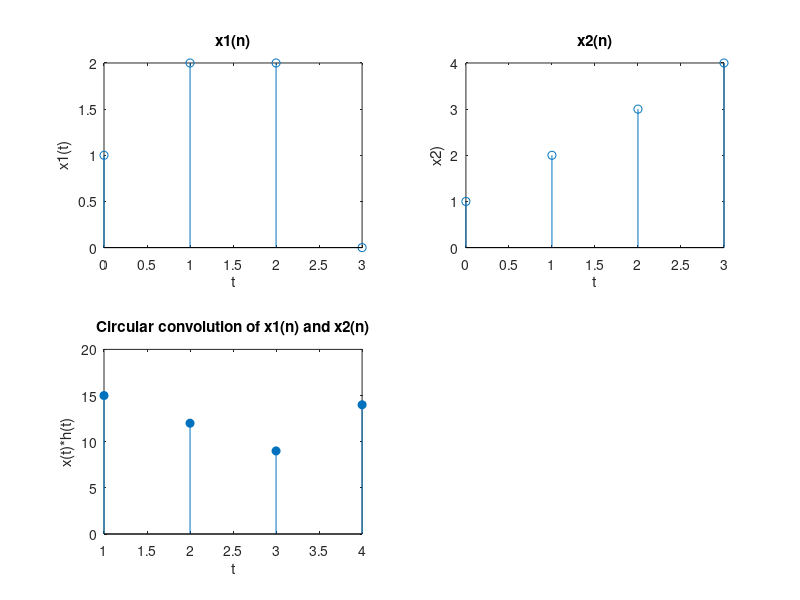

This chart was generated by the following MATLAB code:
%% Circular Convolution of x1=[1 2 2 0] and x2=[1 2 3 4]
t=[0,1,2,3]
x1 = [1,2,2,0]
x2 = [1,2,3,4]

subplot(2,2,1)
stem(t,x1)
title("x1(n)")
xlabel("t")
ylabel("x1(t)")

subplot(2,2,2)
stem(t,x2)
title("x2(n)")
xlabel("t")
ylabel("x2)")

n = 4
y = zeros(1,n)
for p = 0:n-1
  for q = 0:n-1
    m = mod(p-q, n)
    y(p+1) = y(p+1) + x1(q+1).*x2(m+1)
  endfor
end

subplot(2,2,3)
stem(y, 'filled')
title("Circular convolution of x1(n) and x2(n)")
xlabel("t")
ylabel("x(t)*h(t)")


